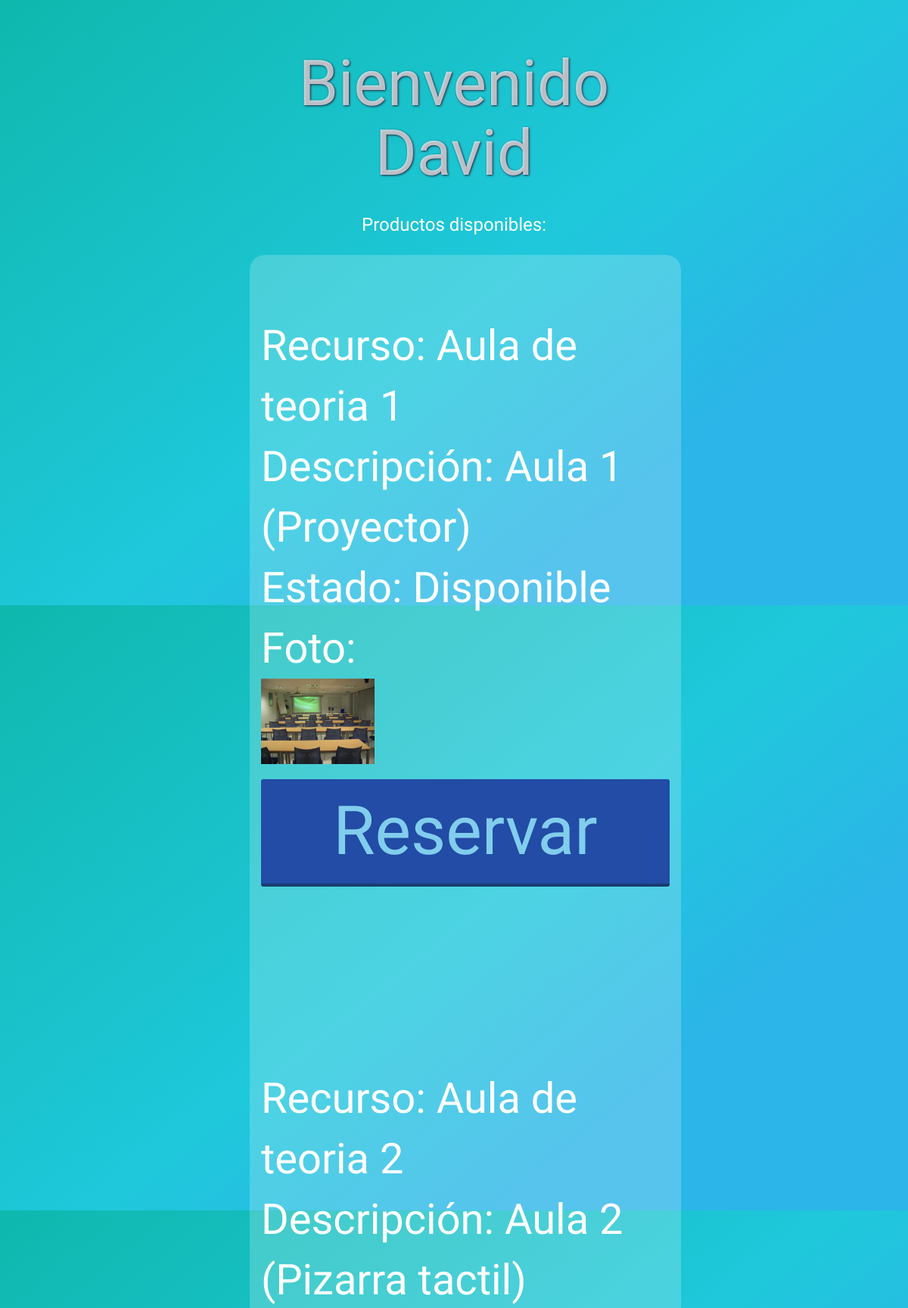
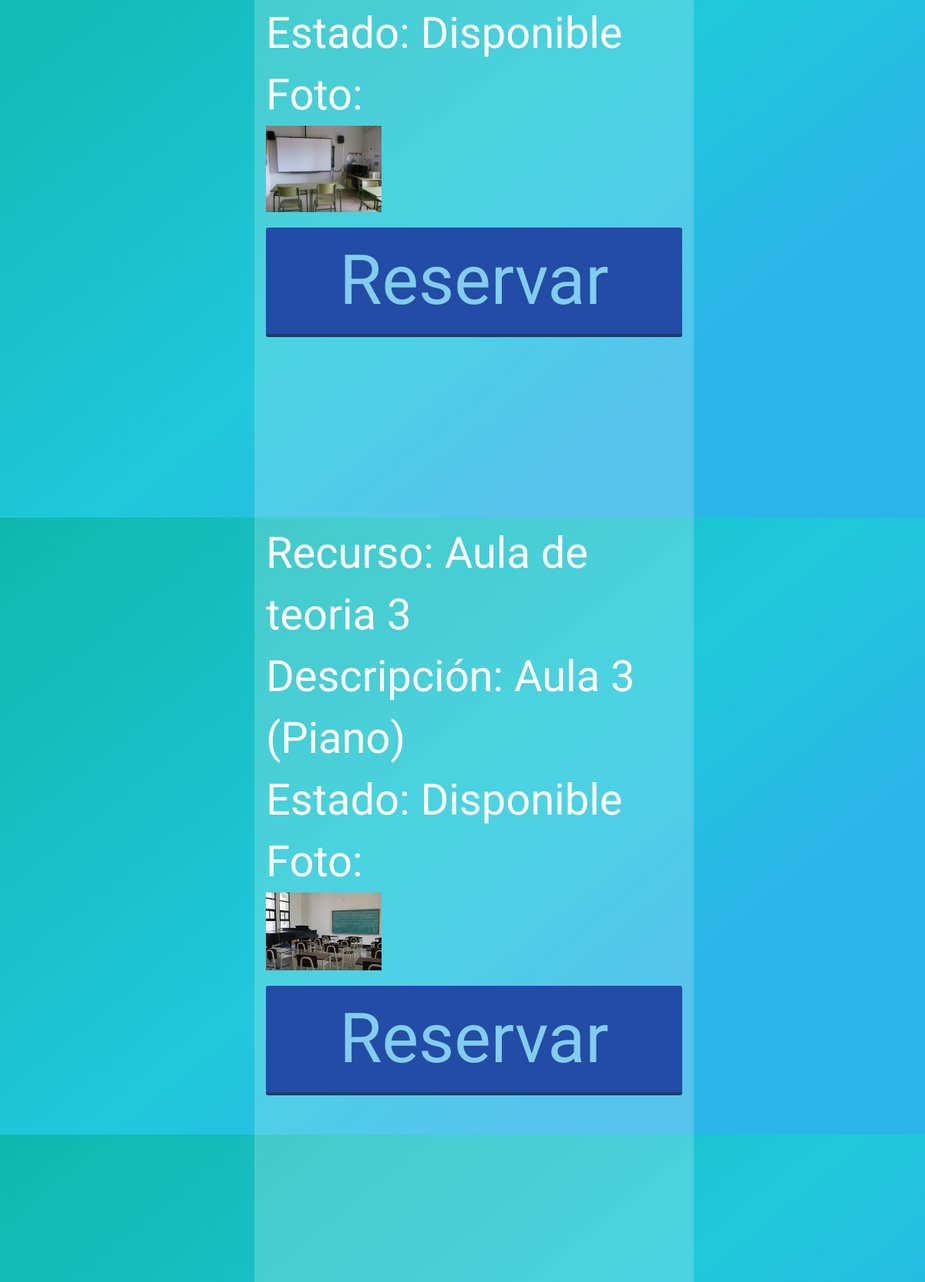
Screenshot of /home.php (signed in, upper part) with the database file from the repository (2 pictures, top to bottom).
### tables this page shows
CREATE TABLE `tbl_recursos` (
  `id_recursos` int(4) NOT NULL,
  `nombre_recursos` varchar(25) NOT NULL,
  `foto_recursos` varchar(15) NOT NULL,
  `estado_recursos` tinyint(1) NOT NULL,
  `descripcion_recursos` varchar(35) NOT NULL,
  `numero_reservas` int(4) NOT NULL
);

### home.php (the view, shortened to what this page needs)
<?php
include("conexion.php");
?>
<!DOCTYPE html>
<html >
<head>
	<link rel="stylesheet" href="css/style.css">
</head>
<body>
	<div class="login">
	<div class="heading">
	<?php
	echo "<h2>Bienvenido ";
	echo $_SESSION['username'];
	echo "</h2>";
	?>
	<div>
		<h3 align="center" >Productos disponibles:</h3>
	</div>
	<div class="login">
	<?php
	$consulta = mysqli_query ($con, "SELECT * FROM tbl_recursos");
    $numero = mysqli_num_rows($consulta);
        while ($valores = mysqli_fetch_array($consulta)) {
          	if($valores['estado_recursos'] == 0){
          		$estado = "Disponible";
          		extract($_REQUEST);
          		if ($valores['id_recursos'] == 1){
          			echo "<form action='reserva.php' method='post'>";
						echo '<div class="recursos_primero"><input type="hidden" name="idrecurso" value="'.$valores['id_recursos'].'"><br/>Recurso: '.$valores['nombre_recursos'].'<br/>Descripción: '.$valores['descripcion_recursos'].'<input type="hidden" name="estado" value="'.$estado.'"><br/>Estado: '.$estado.'<br/>Foto:<br/> <img width="150" src="img/'.$valores['foto_recursos'].'"><button>Reservar</button><br/> <br/></div>';
					echo "</form>";
				}
				if ($valores['id_recursos'] >= 2 && $valores['id_recursos'] < $numero ){
					echo "<form action='reserva.php' method='post'>";
						echo '<div class="recursos"><input type="hidden" name="idrecurso" value="'.$valores['id_recursos'].'"><br/><br/>Recurso: '.$valores['nombre_recursos'].'<br/>Descripción: '.$valores['descripcion_recursos'].'<input type="hidden" name="estado" value="'.$estado.'"><br/>Estado: '.$estado.'<br/>Foto:<br/> <img width="150" src="img/'.$valores['foto_recursos'].'"><button>Reservar</button><br/> <br/></div>';
					echo "</form>";
				}
			}
		}
	?>
	</div>
	</div>
	</div>
</body>
</html>

### css/style.css (style rules this page uses)
* { margin: 0; padding: 0; }
h3 { color: white; }
body { background: linear-gradient(141deg, #0fb8ad 0%, #1fc8db 51%, #2cb5e8 75%); }
body, input, button { font-family: 'Source Sans Pro', sans-serif; }
.recursos_primero { text-align:left; color: white; padding-left: 15px; padding-right: 15px; border-radius: 20px 20px 0px 0px; -moz-border-radius: 20px 20px 0px 0px; -webkit-border-radius: 20px 20px 0px 0px; background-color: rgba(255, 255, 255, 0.2); }
.recursos { text-align:left; color: white; padding-left: 15px; padding-right: 15px; border-radius: 0px 0px 0px 0px; -moz-border-radius: 0px 0px 0px 0px; -webkit-border-radius: 0px 0px 0px 0px; background-color: rgba(255, 255, 255, 0.2); }
.login { padding: 15px; width: 400px; min-height: 400px; margin: 2% auto 0 auto; }
.login .heading { text-align: center; margin-top: 1%; }
.login .heading h2 { font-size: 3em; font-weight: 300; color: rgba(255, 255, 255, 0.7); display: inline-block; padding-bottom: 5px; text-shadow: 1px 1px 3px #23203b; }
.login form button { margin-top: 20px; background: #224ca5; border: none; font-size: 1.6em; font-weight: 300; padding: 5px 0; width: 100%; border-radius: 3px; color: #82cded; border-bottom: 4px solid #193d70; }
@media only screen and (max-width: 1200px) { .login { width: 600px; font-size: 2em; } }

### rows the page displays
tbl_recursos: nombre_recursos "Aula de teoria 1", descripcion_recursos "Aula 1 (Proyector)", estado_recursos "Disponible", foto_recursos (picture)
tbl_recursos: nombre_recursos "Aula de teoria 2", descripcion_recursos "Aula 2 (Pizarra tactil)", estado_recursos "Disponible", foto_recursos (picture)
tbl_recursos: nombre_recursos "Aula de teoria 3", descripcion_recursos "Aula 3 (Piano)", estado_recursos "Disponible", foto_recursos (picture)

### other values shown
$_SESSION['username'] "David"
